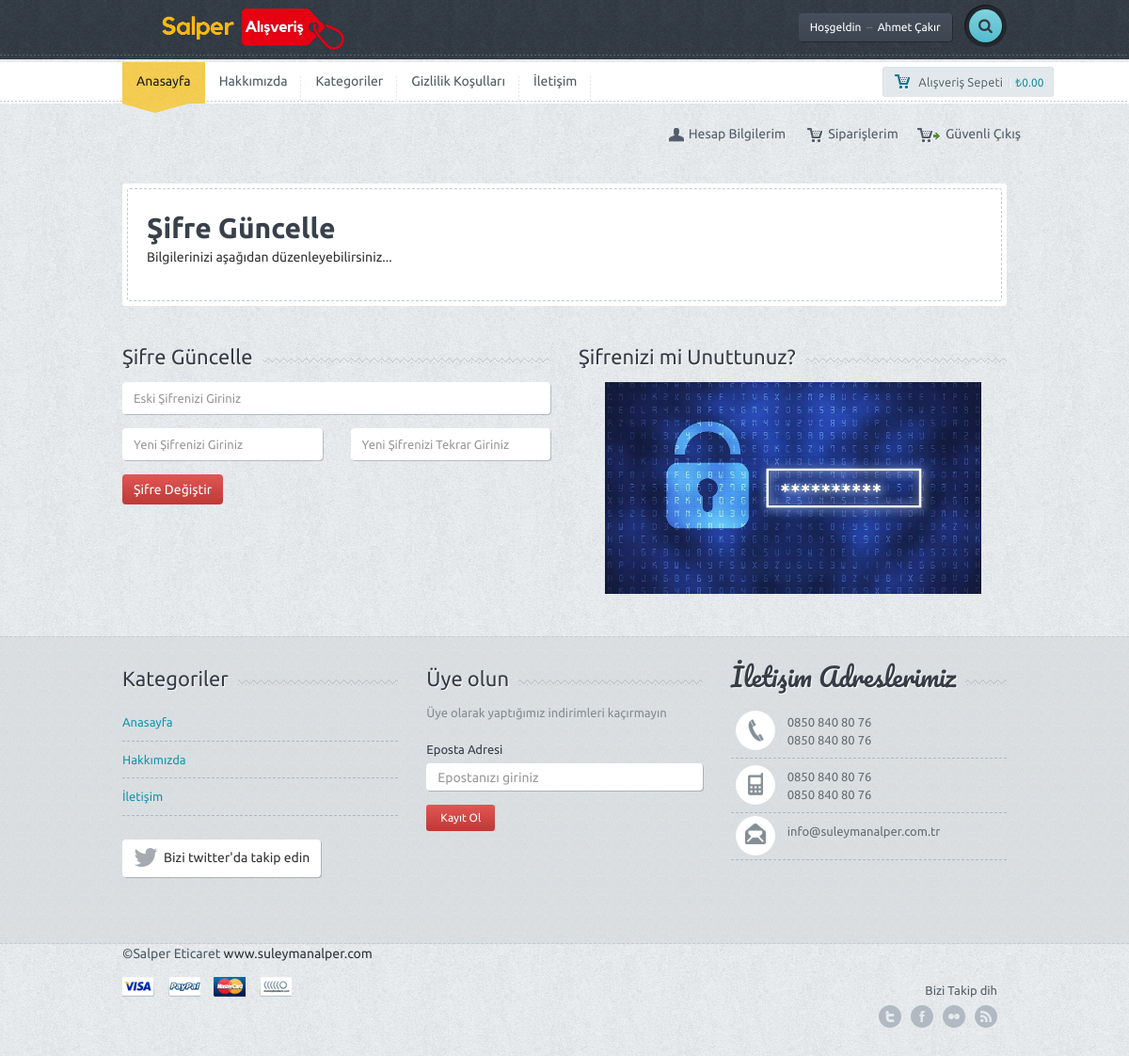
/eticaret/sifre-guncelle.php (signed in), run on the app's committed database.
### tables this page shows
CREATE TABLE `ayar` (
  `ayar_id` int(11) NOT NULL,
  `ayar_logo` varchar(250) NOT NULL,
  `ayar_url` varchar(50) NOT NULL,
  `ayar_title` varchar(250) NOT NULL,
  `ayar_description` varchar(250) NOT NULL,
  `ayar_keywords` varchar(50) NOT NULL,
  `ayar_author` varchar(50) NOT NULL,
  `ayar_tel` varchar(50) NOT NULL,
  `ayar_gsm` varchar(50) NOT NULL,
  `ayar_faks` varchar(50) NOT NULL,
  `ayar_mail` varchar(50) NOT NULL,
  `ayar_ilce` varchar(50) NOT NULL,
  `ayar_il` varchar(50) NOT NULL,
  `ayar_adres` varchar(250) NOT NULL,
  `ayar_mesai` varchar(250) NOT NULL,
  `ayar_maps` varchar(250) NOT NULL,
  `ayar_analystic` varchar(50) NOT NULL,
  `ayar_zopim` varchar(250) NOT NULL,
  `ayar_facebook` varchar(50) NOT NULL,
  `ayar_twitter` varchar(50) NOT NULL,
  `ayar_google` varchar(50) NOT NULL,
  `ayar_youtube` varchar(50) NOT NULL,
  `ayar_smtphost` varchar(50) NOT NULL,
  `ayar_smtpuser` varchar(50) NOT NULL,
  `ayar_smtppassword` varchar(50) NOT NULL,
  `ayar_smtpport` varchar(50) NOT NULL,
  `ayar_bakim` enum('0','1') NOT NULL DEFAULT '1'
);

CREATE TABLE `kullanici` (
  `kullanici_id` int(11) NOT NULL,
  `kullanici_zaman` datetime NOT NULL DEFAULT current_timestamp(),
  `kullanici_resim` varchar(250) NOT NULL,
  `kullanici_tc` varchar(50) NOT NULL,
  `kullanici_ad` varchar(50) NOT NULL,
  `kullanici_mail` varchar(100) NOT NULL,
  `kullanici_gsm` varchar(50) NOT NULL,
  `kullanici_password` varchar(50) NOT NULL,
  `kullanici_adsoyad` varchar(50) NOT NULL,
  `kullanici_adres` varchar(250) NOT NULL,
  `kullanici_il` varchar(100) NOT NULL,
  `kullanici_ilce` varchar(100) NOT NULL,
  `kullanici_unvan` varchar(100) NOT NULL,
  `kullanici_yetki` varchar(50) NOT NULL,
  `kullanici_durum` int(1) NOT NULL DEFAULT 1
);

CREATE TABLE `menu` (
  `menu_id` int(11) NOT NULL,
  `menu_ust` varchar(50) NOT NULL,
  `menu_ad` varchar(100) NOT NULL,
  `menu_detay` text NOT NULL,
  `menu_url` varchar(250) NOT NULL,
  `menu_sira` int(2) NOT NULL,
  `menu_durum` enum('0','1') NOT NULL,
  `menu_seourl` varchar(250) NOT NULL
);

### eticaret/sifre-guncelle.php (the view, shortened to what this page needs)
<?php include 'header.php'; ?>
<div class="container">
	<div class="row">
		<div class="col-md-12">
			<div class="page-title-wrap">
				<div class="page-title-inner">
					<div class="row">
						<div class="col-md-12">
							<div class="bigtitle">Şifre Güncelle</div>
							<p >Bilgilerinizi aşağıdan düzenleyebilirsiniz...</p>
						</div>
					</div>
				</div>
			</div>
		</div>
	</div>
	<form action="nedmin/netting/islem.php" method="POST" class="form-horizontal checkout" role="form">
		<div class="row">
			<div class="col-md-6">
				<div class="title-bg">
					<div class="title">Şifre Güncelle</div>
				</div>
				<div class="form-group dob">
					<div class="col-sm-12">
						<input type="password" class="form-control"  required="" name="kullanici_eskipassword" placeholder="Eski Şifrenizi Giriniz">
					</div>
				</div>
				<div class="form-group dob">
					<div class="col-sm-6">
						<input type="password" class="form-control" name="kullanici_passwordone"    placeholder="Yeni Şifrenizi Giriniz">
					</div>
					<div class="col-sm-6">
						<input type="password" class="form-control" name="kullanici_passwordtwo"   placeholder="Yeni Şifrenizi Tekrar Giriniz">
					</div>
				</div>
				<button type="submit" name="kullanicisifreguncelle" class="btn btn-default btn-red">Şifre Değiştir</button>
			</div>
			<div class="col-md-6">
				<div class="title-bg">
					<div class="title">Şifrenizi mi Unuttunuz?</div>
				</div>
				<center><a href="sifre-guncelle"><img width="400" src="dimg/passwords.jpg"></a></center>
			</div>
		</div>
	</div>
<div class="spacer"></div>
</div>
<?php include 'footer.php'; ?>

### eticaret/header.php (shortened to what this page needs)
<?php
include 'nedmin/netting/baglan.php';
$ayarsor = $db->prepare("SELECT * FROM ayar where ayar_id=:id");
$ayarsor->execute(array(
  'id' => 0
));
$ayarcek = $ayarsor->fetch(PDO::FETCH_ASSOC);
if (isset($_SESSION['userkullanici_mail'])) {
  $kullanicisor = $db->prepare("SELECT * FROM kullanici where kullanici_mail=:mail");
  $kullanicisor->execute(array(
    'mail' => $_SESSION['userkullanici_mail']
  ));
  $kullanicicek = $kullanicisor->fetch(PDO::FETCH_ASSOC);
} else {
  $kullanicicek = null;
}
?>
<!DOCTYPE html>
<html lang="en">
<head>
  <link href='font-awesome\css\font-awesome.css' rel="stylesheet" type="text/css">
  <link href="bootstrap\css\bootstrap.min.css" rel="stylesheet">
  <link rel="stylesheet" type="text/css" href="css/animate.css">
  <link rel="stylesheet" href="style.css">
  <link rel="stylesheet" href="css\owl.carousel.css">
  <link rel="stylesheet" href="css\owl.transitions.css">
</head>
<body>
  <div id="wrapper">
    <div class="header">
      <div class="container">
        <div class="row">
          <div class="col-xs-6 col-md-4 main-logo animated shake">
            <a href="index.php"><img width="250" src="<?php echo $ayarcek['ayar_logo'] ?>" alt="Site Logosu" class="logo img-responsive"></a>
          </div>
          <div class="col-md-8">
            <div class="pushright">
              <div class="top">
                <?php
                if (!isset($_SESSION['userkullanici_mail'])) { ?>
                  <a href="#" id="reg" class="btn btn-default btn-dark">Giriş Yap<span>-- yada --</span>Kayıt Ol</a>
                <?php } else { ?>
                  <a href="#" class="btn btn-default btn-dark">Hoşgeldin<span>--</span><?php echo $kullanicicek['kullanici_adsoyad'] ?></a>
                <?php } ?>
                <div class="srch-wrap">
                  <a href="#" id="srch" class="btn btn-default btn-search"><i class="fa fa-search"></i></a>
                </div>
              </div>
            </div>
          </div>
        </div>
      </div>
      <div class="dashed"></div>
    </div>
    <div class="main-nav">
      <div class="navbar navbar-default navbar-static-top">
        <div class="container">
          <div class="row">
            <div class="col-md-10">
              <div class="navbar-collapse collapse">
                <ul class="nav navbar-nav">
                  <li><a href="index.php" class="active">Anasayfa</a>
                    <div class="curve"></div>
                  </li>
                  <?php
                  $menusor = $db->prepare("SELECT * FROM menu where menu_durum=:durum order by menu_sira ASC limit 5");
                  $menusor->execute(array(
                    'durum' => 1
                  ));
                  while ($menucek = $menusor->fetch(PDO::FETCH_ASSOC)) {
                  ?>
                    <li><a href="
        <?php
                    if (!empty($menucek['menu_url'])) {
                      echo $menucek['menu_url'];
                    } else {
                      echo "sayfa-" . seo($menucek['menu_ad']);
                    }
        ?>
        "><?php echo $menucek['menu_ad'] ?></a></li>
                  <?php } ?>
                </ul>
              </div>
            </div>
            <div class="col-md-2 machart">
              <button id="popcart" class="btn btn-default btn-chart btn-sm "><span class="mychart">Alışveriş Sepeti</span>|<span class="allprice">₺0.00</span></button>
            </div>
            <?php
            if (isset($_SESSION['userkullanici_mail'])) { ?>
              <ul class="small-menu">
                <li><a href="hesabim" class="myacc">Hesap Bilgilerim</a></li>
                <li><a href="siparislerim" class="myshop">Siparişlerim</a></li>
                <li><a href="logout" class="mycheck">Güvenli Çıkış</a></li>
              </ul>
            <?php }
            ?>
          </div>
        </div>
      </div>
    </div>

### eticaret/footer.php (shortened to what this page needs)
<div class="f-widget">
		<div class="container">
			<div class="row">
				<div class="col-md-4">
					<div class="title-widget-bg">
						<div class="title-widget">Kategoriler</div>
					</div>
					<ul class="tweets">
					<li><a href="index.php" >Anasayfa</a></li>
					<li><a href="hakkimizda.php" >Hakkımızda</a></li>
					<li><a href="iletisim.php" >İletişim</a></li>
					</ul>
					<a href="https://x.com/" class="btn btn-default btn-follow"><i class="fa fa-twitter fa-2x"></i><div>Bizi twitter'da takip edin</div></a>
				</div>
				<div class="col-md-4">
					<div class="title-widget-bg">
						<div class="title-widget">Üye olun</div>
					</div>
					<div class="newsletter">
						<p>
							Üye olarak yaptığımız indirimleri kaçırmayın
						</p>
						<form role="form">
							<div class="form-group">
								<label>Eposta Adresi</label>
								<input type="email" class="form-control newstler-input" id="exampleInputEmail1" placeholder="Epostanızı giriniz">
								<button class="btn btn-default btn-red btn-sm">Kayıt Ol</button>
							</div>
						</form>
					</div>
				</div>
				<div class="col-md-4">
					<div class="title-widget-bg">
						<div class="title-widget-cursive">İletişim Adreslerimiz</div>
					</div>
					<ul class="contact-widget">
						<li class="fphone"><?php echo $ayarcek['ayar_tel']; ?> <br> <?php echo $ayarcek['ayar_faks']; ?></li>
						<li class="fmobile"><?php echo $ayarcek['ayar_gsm']; ?><br><?php echo $ayarcek['ayar_gsm']; ?></li>
						<li class="fmail lastone"><?php echo $ayarcek['ayar_mail']; ?></li>
					</ul>
				</div>
			</div>
			<div class="spacer"></div>
		</div>
	</div>
	<div class="footer">
		<div class="container">
			<div class="row">
				<div class="col-md-9">
					<div class="f-credit">&copy;<?php echo $ayarcek['ayar_author'] ?> <a href="https://suleymanalper.com">www.suleymanalper.com</a></div>
					<a href=""><div class="payment visa"></div></a>
					<a href=""><div class="payment paypal"></div></a>
					<a href=""><div class="payment mc"></div></a>
					<a href=""><div class="payment nh"></div></a>
				</div>
				<div class="col-md-3">
					<div class="followon">Bizi Takip dih</div>
					<div class="fsoc">
						<a href="http://<?php echo $ayarcek['ayar_twitter']; ?>" class="ftwitter">twitter</a>
						<a href="http://<?php echo $ayarcek['ayar_facebook']; ?>" class="ffacebook">facebook</a>
						<a href="http://<?php echo $ayarcek['ayar_youtube']; ?>" class="fflickr">Youtube</a>
						<a href="http://<?php echo $ayarcek['ayar_google']; ?>" class="ffeed">Google</a>
					</div>
					<div class="clearfix"></div>
				</div>
			</div>
		</div>
	</div>
  </body>
</html>

### data on the page
ayar: ayar_logo (picture), ayar_tel "0850 840 80 76", ayar_faks "0850 840 80 76", ayar_gsm "0850 840 80 76", ayar_mail "info@suleymanalper.com.tr", ayar_author "Salper Eticaret"
kullanici: kullanici_adsoyad "Ahmet Çakır"
menu: menu_ad "Hakkımızda"
menu: menu_ad "Kategoriler"
menu: menu_ad "Gizlilik Koşulları"
menu: menu_ad "İletişim"
